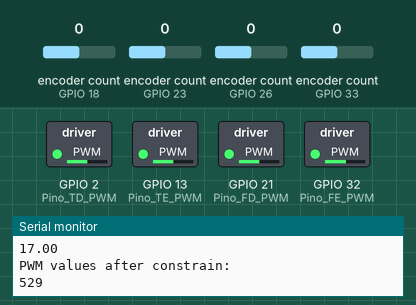
Bench run of a sketch on a simulated ESP32. Shown: switched loads named in the sketch (green lamp = pin HIGH), the last lines printed to the serial monitor. The test bench sets the inputs (shaded band); at power-on: encoder count (sensors on GPIO 33, GPIO 18, GPIO 23, GPIO 26) 0.

Above: at 1.2 s.
1.3 s: encoder count (sensor on GPIO 33) set to -1
At 36.0 s:
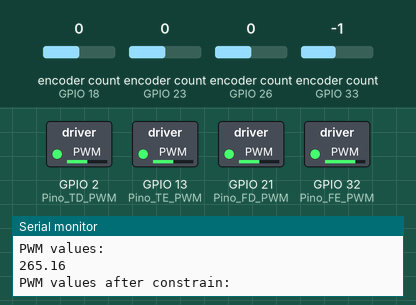
Timing chart, 0 to 37.6 s (numbered marks = the images above; inputs shaded):
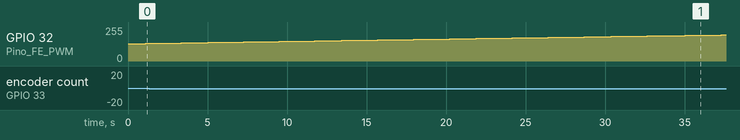

The sketch:

PI.ino
```cpp
//BIBLIOTECAS
#include <stdio.h>
#include <ESP32Encoder.h>
#include <ArduinoJson.h>

//* 50 RPM max
//* direita ir para frente tem que ser rpm +, pwm +
//* esquerda ir para frente tem que ser rpm -, pwm -

#define BUFFER_SIZE_RECEIVER 300
#define END_OF_JSON_CHAR '}'

#define ENCODER_PERIOD 100

char buffer[BUFFER_SIZE_RECEIVER]; // Buffer para armazenar a mensagem
int buffer_index = 0;              // Indicador de posição no buffer

long encoder_timer = 0;

// definição dos encoders
ESP32Encoder encoder_FE; // frontal esquerdo(0)
ESP32Encoder encoder_FD; // frontal direito(1)
ESP32Encoder encoder_TE; // trás esquerdo(2)
ESP32Encoder encoder_TD; // trás direito(3)

// Usado para as velocidades dos motores
struct Vel
{
  struct Linear
  {
    float x;
    float y;
    float z;
  } linear;
  struct Angular
  {
    float x;
    float y;
    float z;
  } angular;
};

// Cria uma variável do tipo Vel
Vel vel;

const int sampleTime = 100; // Tempo de amostragem em milissegundos
float errorSumFL = 0;
float errorSumFR = 0;
float errorSumBL = 0;
float errorSumBR = 0;
float lastErrorFL = 0;
float lastErrorFR = 0;
float lastErrorBL = 0;
float lastErrorBR = 0;

// Define os pinos utilizados para a leitura dos sinais do encoder
//motor superior esquerdo
#define Pino_FE_A 33
#define Pino_FE_B 25
#define Pino_FE_PWM 32
//motor superior direito
#define Pino_FD_A 23
#define Pino_FD_B 22
#define Pino_FD_PWM 21
//motor inferior esquerdo
#define Pino_TE_A 26
#define Pino_TE_B 27
#define Pino_TE_PWM 13
//motor inferior direito
#define Pino_TD_A 18
#define Pino_TD_B 19
#define Pino_TD_PWM 2

#define indicador_PI 14
#define Kp 1
#define Ki 0.01

#define WHEEL_RADIUS 0.05
#define ROBOT_RADIUS 0.16


//definição de variáveis
String mensagem;
int pwm[4]={512,512,512,512};
float encoder_posicao[4] = {0,0,0,0};//float w=0;
float encoder_posicao_anterior[4] = {0,0,0,0};//float w=0;
float desiredSpeeds[4] = {0,0,0,0};
float SpeedErro[4] = {0,0,0,0};
unsigned long msegundos_ini = 0;//unsigned long ms0 = 0;
double rpm[4]={0,0,0,0};
double rpm_desejado[4]={0,0,0,0};
bool contando=0;
int tempo_contagem=20;
int goal_rpm = 0;
//bool sentido_movimento[4]={0,0,0,0}; //0-trás. 1-Frente

// Esta função será chamada sempre que dados estiverem disponíveis na porta serial
void serialEvent(){
  while (Serial.available()){
    char inChar = (char)Serial.read();
    buffer[buffer_index] = inChar;
    buffer_index++;
    // Verifica se a mensagem está completa
    if (inChar == END_OF_JSON_CHAR){
      buffer[buffer_index] = '\0'; // Adiciona o caractere de terminação nulo para tornar o buffer uma string válida
      processMessage();
      buffer_index = 0; // Reseta o buffer
    }
  }
}

// Esta função deserializa a mensagem JSON e processa os dados
void processMessage() {
  StaticJsonDocument<BUFFER_SIZE_RECEIVER> doc_subscription_cmd_vel;
  DeserializationError error = deserializeJson(doc_subscription_cmd_vel, buffer);
  if (error) {
  }
  else {
    if (doc_subscription_cmd_vel.containsKey("linear_x") && doc_subscription_cmd_vel.containsKey("angular_z")) {
      float linear_x = doc_subscription_cmd_vel["linear_x"];
      float linear_y = doc_subscription_cmd_vel["linear_y"];
      float angular_z = doc_subscription_cmd_vel["angular_z"];

      if (linear_x < 20.0 && linear_x > -20.0 && linear_y < 20.0 && linear_y > -20.0 && angular_z < 20.0 && angular_z > -20.0) {
        // Define os valores
        vel.linear.x = linear_x;
        vel.linear.y = linear_y;
        vel.linear.z = 0.0;
        vel.angular.x = 0.0;
        vel.angular.y = 0.0;
        vel.angular.z = angular_z;
      }
    }
  }
}

// Funçao para limpar os encoders
void ClearEncoder() {
  encoder_FE.clearCount();
  encoder_FD.clearCount();
  encoder_TE.clearCount();
  encoder_TD.clearCount();
}


void ControleMotores(){
  // Calculate desired wheel speeds based on linear and angular velocity
  desiredSpeeds[0] = (vel.linear.x - vel.linear.y - vel.angular.z * ROBOT_RADIUS) / WHEEL_RADIUS;
  desiredSpeeds[1] = (vel.linear.x + vel.linear.y + vel.angular.z * ROBOT_RADIUS) / WHEEL_RADIUS;
  desiredSpeeds[2] = (vel.linear.x + vel.linear.y - vel.angular.z * ROBOT_RADIUS) / WHEEL_RADIUS;
  desiredSpeeds[3] = (vel.linear.x - vel.linear.y + vel.angular.z * ROBOT_RADIUS) / WHEEL_RADIUS;

  //Measure the actual speed of the wheels from the encoders
  // Calculando a velocidade angular (em revoluções por segundo)
  float FL_WheelAngularSpeed = encoder_FE.getCount() / (ENCODER_PERIOD / 1000.0) / 1024;
  float FR_WheelAngularSpeed = encoder_FD.getCount() / (ENCODER_PERIOD / 1000.0) / 1024;
  float BL_WheelAngularSpeed = encoder_TE.getCount() / (ENCODER_PERIOD / 1000.0) / 1024;
  float BR_WheelAngularSpeed = encoder_TD.getCount() / (ENCODER_PERIOD / 1000.0) / 1024;

  // Calculando a velocidade linear (em metros por segundo)
  float FL_WheelSpeed = FL_WheelAngularSpeed * 2 * 3.1416 * WHEEL_RADIUS;
  float FR_WheelSpeed = FR_WheelAngularSpeed * 2 * 3.1416 * WHEEL_RADIUS;
  float BL_WheelSpeed = BL_WheelAngularSpeed * 2 * 3.1416 * WHEEL_RADIUS;
  float BR_WheelSpeed = BR_WheelAngularSpeed * 2 * 3.1416 * WHEEL_RADIUS;

  Serial.println("wheel speeds:");
  Serial.println(encoder_FE.getCount());


  // Calculate the error between desired and actual speeds
  float FL_Error = desiredSpeeds[0] - FL_WheelSpeed;
  float FR_Error = desiredSpeeds[1] - FR_WheelSpeed;
  float BL_Error = desiredSpeeds[2] - BL_WheelSpeed;
  float BR_Error = desiredSpeeds[3] - BR_WheelSpeed;

  Serial.println("wheel desiredSpeeds:");
  Serial.println(desiredSpeeds[0]);

  // Apply PI control for each motor velocity control
  float FL_PWM = Kp * FL_Error + Ki * errorSumFL / (sampleTime / 1000.0);
  float FR_PWM = Kp * FR_Error + Ki * errorSumFR / (sampleTime / 1000.0);
  float BL_PWM = Kp * BL_Error + Ki * errorSumBL / (sampleTime / 1000.0);
  float BR_PWM = Kp * BR_Error + Ki * errorSumBR / (sampleTime / 1000.0);

  Serial.println("PWM values:");
  Serial.println(FL_PWM);


  // limita os valores do PWM entre 0 a 1023 sendo 512 o valor de parada
  pwm[0] = constrain(FL_PWM, -512, 512) + 512;
  pwm[1] = constrain(FR_PWM, -512, 512) + 512;
  pwm[2] = constrain(BL_PWM, -512, 512) + 512;
  pwm[3] = constrain(BR_PWM, -512, 512) + 512;

  Serial.println("PWM values after constrain:");
  Serial.println(pwm[0]);


  //
  ledcWrite(Pino_FE_PWM, pwm[0]);


  // Update PID control variables
  errorSumFL += FL_Error;
  errorSumFR += FR_Error;
  errorSumBL += BL_Error;
  errorSumBR += BR_Error ;
  lastErrorFL = FL_Error;
  lastErrorFR = FR_Error;
  lastErrorBL = BL_Error;
  lastErrorBR = BR_Error;

}

//!-----------------------------------------------NAO MUDAR ACIMA DA LINHA-----------------------------------------------!

void setup() {
  Serial.begin(9600);

  //encoder frontal esquerdo
  pinMode(Pino_FE_A, INPUT_PULLUP);
  pinMode(Pino_FE_B, INPUT_PULLUP);
  encoder_FE.attachHalfQuad(Pino_FE_A, Pino_FE_B);
  //pwm frontal esquerdo
  pinMode(Pino_FE_PWM, OUTPUT);
  ledcAttachChannel(Pino_FE_PWM, 500, 10, 0); // 500 Hz, 10-bit resolution
  ledcWrite(Pino_FE_PWM, pwm[0]);

  //encoder frontal direito
  pinMode(Pino_FD_A, INPUT_PULLUP);
  pinMode(Pino_FD_B, INPUT_PULLUP);
  encoder_FD.attachHalfQuad(Pino_FD_A, Pino_FD_B);
  //pwm frontal direito
  pinMode(Pino_FD_PWM, OUTPUT);
  ledcAttachChannel(Pino_FD_PWM, 500, 10, 1);
  ledcWrite(Pino_FD_PWM, pwm[1]);

  //encoder traseiro esquerdo
  pinMode(Pino_TE_A, INPUT_PULLUP);
  pinMode(Pino_TE_B, INPUT_PULLUP);
  encoder_TE.attachHalfQuad(Pino_TE_A, Pino_TE_B);
  //pwm traseito esquerdo
  pinMode(Pino_TE_PWM, OUTPUT);
  ledcAttachChannel(Pino_TE_PWM, 500, 10, 2);
  ledcWrite(Pino_TE_PWM, pwm[2]);

  //encoder traseiro direito
  pinMode(Pino_TD_A, INPUT_PULLUP);
  pinMode(Pino_TD_B, INPUT_PULLUP);
  encoder_TD.attachHalfQuad(Pino_TD_A, Pino_TD_B);
  //pwm traseiro direito
  pinMode(Pino_TD_PWM, OUTPUT);
  ledcAttachChannel(Pino_TD_PWM, 500, 10, 3);
  ledcWrite(Pino_TD_PWM, pwm[3]);

  ClearEncoder();


  // Define os valores
  vel.linear.x = 0.5;
  vel.linear.y = 0.0;
  vel.linear.z = 0.0;
  vel.angular.x = 0.0;
  vel.angular.y = 0.0;
  vel.angular.z = 0.0;
}

// A função de loop é executada repetidamente para sempre
void loop() {

  // // Verifica se existem novos dados na porta serial
  // if (Serial.available() > 0) {
  //   serialEvent();
  // }

  // if(millis() - encoder_timer >=  ENCODER_PERIOD){

  //   ControleMotores();

  //   encoder_timer = millis();

  //   StaticJsonDocument<300> doc; // Cria um documento JSON

  //   // --- Leitura dos Encoders------------------------------------------------------
  //   JsonArray array_encoders = doc.createNestedArray("encoders"); // Cria um array JSON
  //   // Adiciona valores ao array
  //   // array_encoders.add( Encoder1.getCount());
  //   // array_encoders.add( Encoder2.getCount());
  //   //-------------------------------------------------------------------------------

  //   // Serializa e envia o documento JSON
  //   serializeJson(doc, Serial);
  //   // Serial.println(); // Adiciona uma nova linha
  // }
//------------------------------------------------------------------------------------------
  if(millis() - encoder_timer >=  ENCODER_PERIOD){

    ControleMotores();

    encoder_timer = millis();

  }


}
```
